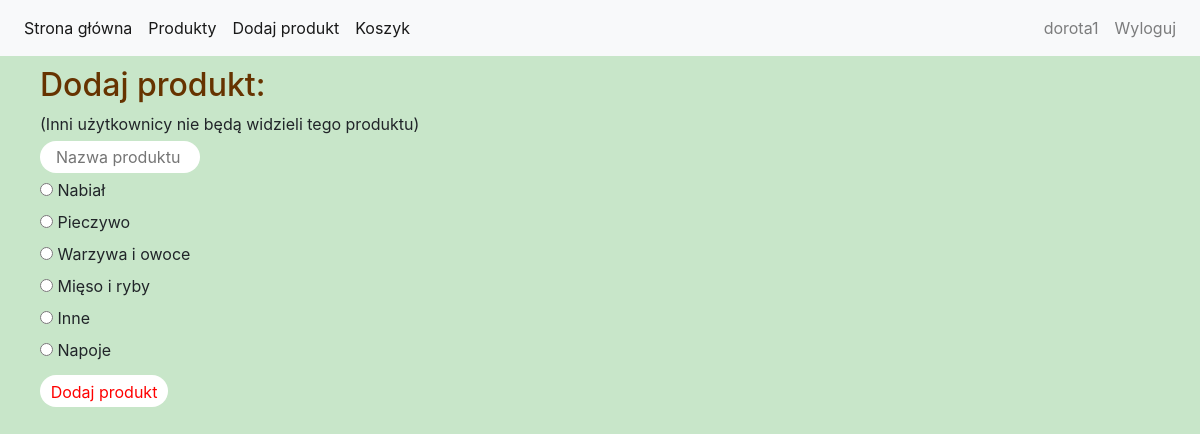
The app's page /add_product_view/ (signed in) with its own data.
### project_app/models.py (models this page shows, shortened)
class Category(models.Model):
    id = models.AutoField(primary_key=True)
    category_name = models.TextField(default = 0)

### project_app/views.py (the view)
# urls.py: path('add_product_view/', add_product_view, name='add_product_view'),
@login_required
def add_product_view(request):
    cat = Category.objects.filter()
    context = {'category': cat}
    return render(request, "add_product_form.html", context)

### templates/add_product_form.html (shortened to what this page needs)
{% extends 'base_logged.html' %}
{% load static %}
{% block content %}
<body class="background-color">
    <div style="margin-left: 40px; margin-top: 10px" class="add_product_form">
        <form action="/add_product/" method="post">
            <h2>Dodaj produkt:</h2>
            (Inni użytkownicy nie będą widzieli tego produktu)<br>
            <input class="add_product" id="product_name" type="text" name="product_name" placeholder="Nazwa produktu" maxlength="30">
            <br>
        {% for i in category %}
            <input type="radio" id="{{i.id}}" name="radiocat" value="{{i.id}}">
            <label>{{ i.category_name }}</label><br>
        {% endfor %}
            <input class="add_product_button" type="submit" value="Dodaj produkt"><br>
        </form>
    </div>
</body>
{% endblock %}

### templates/base_logged.html (shortened to what this page needs)
<!DOCTYPE html>
{% load static %}
<html lang="pl">
<head>
    <link rel="stylesheet" href="{% static 'css/style.css' %}">
    <link rel="stylesheet" href="https://stackpath.bootstrapcdn.com/bootstrap/4.4.1/css/bootstrap.min.css"
>
</head>
<body>
<nav class="navbar navbar-expand-lg navbar-light bg-light">
  <div class="collapse navbar-collapse" id="navbarNav">
    <ul class="navbar-nav">
      <li class="nav-item active">
        <a class="nav-link" href="{% url 'home' %}">Strona główna <span class="sr-only">(current)</span></a>
      </li>
      <li class="nav-item active">
        <a class="nav-link" href="{% url 'my_search' %}">Produkty<span class="sr-only">(current)</span></a>
      </li>
      <li class="nav-item active">
        <a class="nav-link" href="{% url 'add_product_view' %}">Dodaj produkt <span class="sr-only">(current)</span></a>
      </li>
      <li class="nav-item active">
        <a class="nav-link" href="{% url 'cart' %}">Koszyk <span class="sr-only">(current)</span></a>
      </li>
    </ul>
      <ul class="navbar-nav ml-auto">
      <li class="nav-item">
        <a class="nav-link" href="{% url 'edit_profil' %}">{% if request.user.is_authenticated %}{{ request.user }}{% endif %}</a>
      </li>
      <li class="nav-item">
        <a class="nav-link" href="{% url 'logout' %}">Wyloguj</a>
      </li>
    </ul>
  </div>
</nav>
{% block content %}
{% endblock %}
</body>
</html>

### public/static/css/style.css (style rules this page uses)
h2 { color: #663300; size: 10; }
.background-color { background: #C8E6C9; }
.add_product { height: 2rem; width: 10rem; margin: 0.3rem auto; padding: 1rem; border: 0px; border-radius: 2rem; background: white; color: black; }

### records on screen
Category: category_name "Nabiał"
Category: category_name "Pieczywo"
Category: category_name "Warzywa i owoce"
Category: category_name "Mięso i ryby"
Category: category_name "Inne"
Category: category_name "Napoje"

### other values on screen
{{ request.user }} "dorota1"
